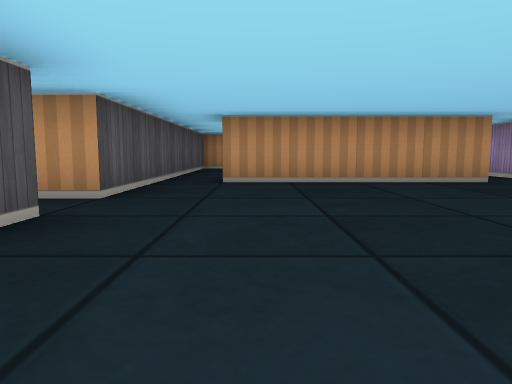
[1] (above)

19 first-person views from a walk through a cub3D ray-caster map. The camera is about half as high as the walls, tilts 6° down and sees 70° across. The floor is counted in squares. Each view is taken from the middle of a square. On the plan, view 1 faces up. The plan holds only what a view shows up to about 9 squares ahead; the rest is blank.

[2]
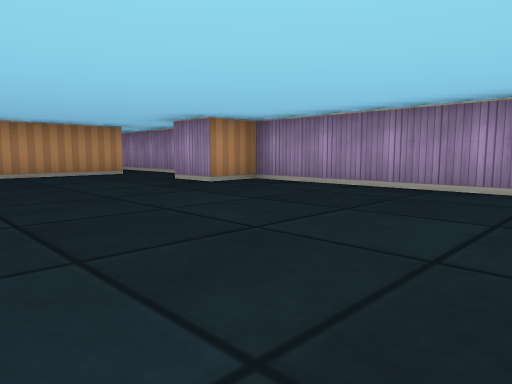

[3]
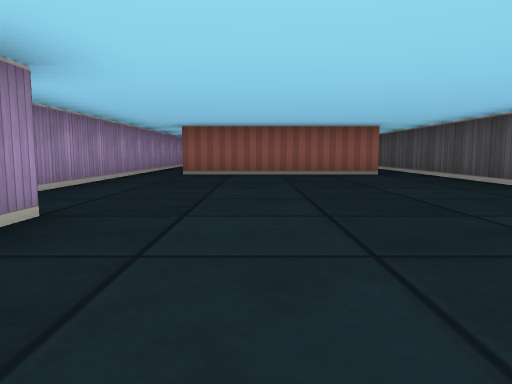

[4]
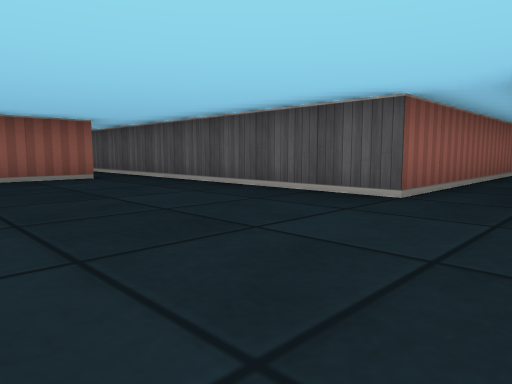

[5]
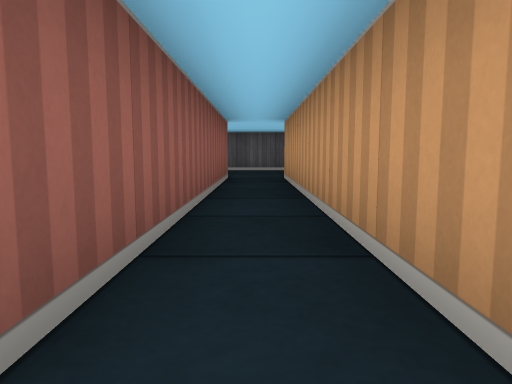

[6]
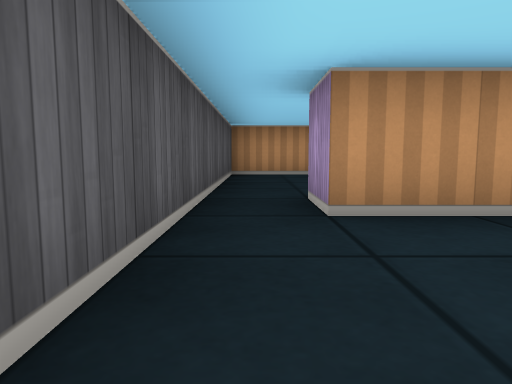

[7]
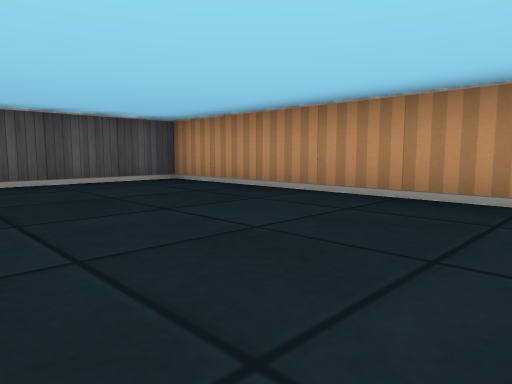

[8]
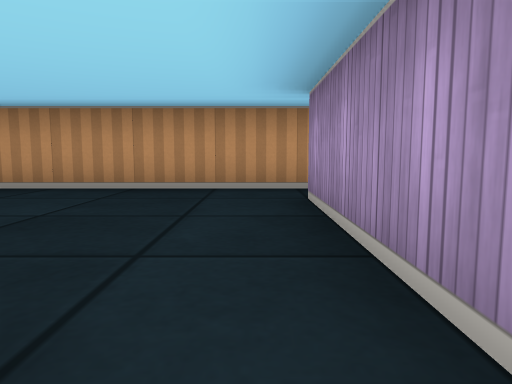

[9]
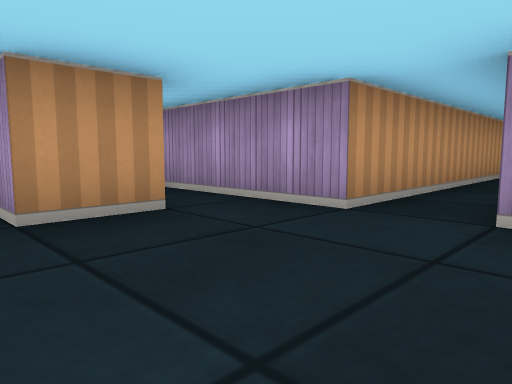

[10]
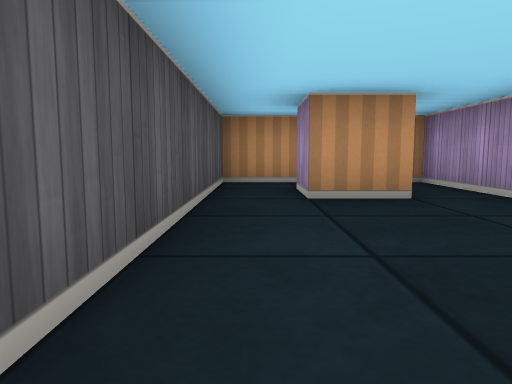

[11]
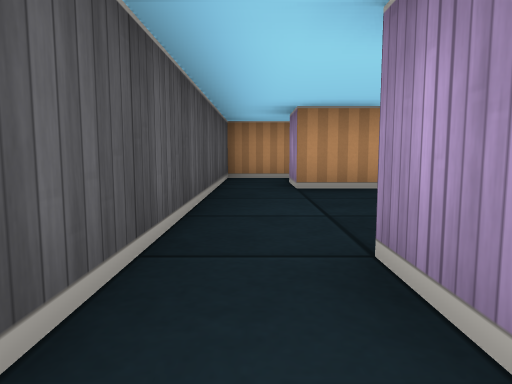

[12]
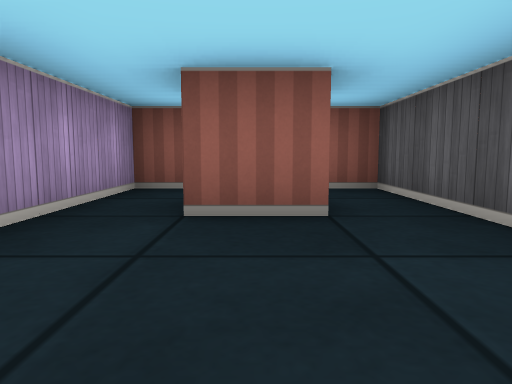

[13]
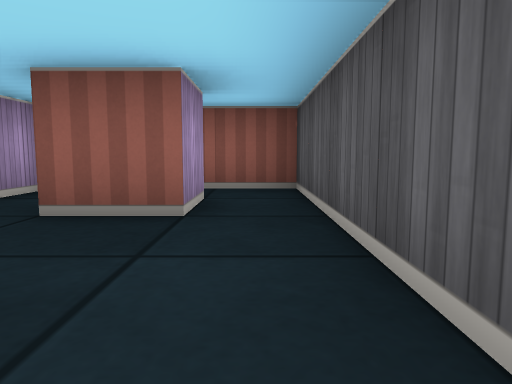

[14]
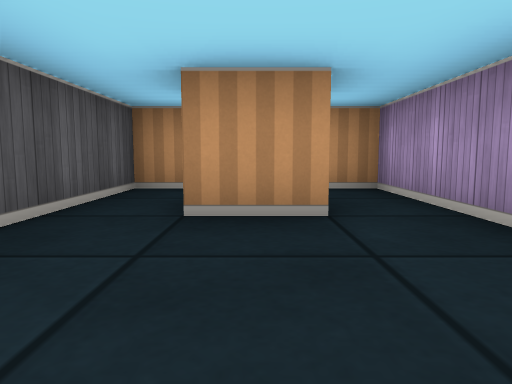

[15]
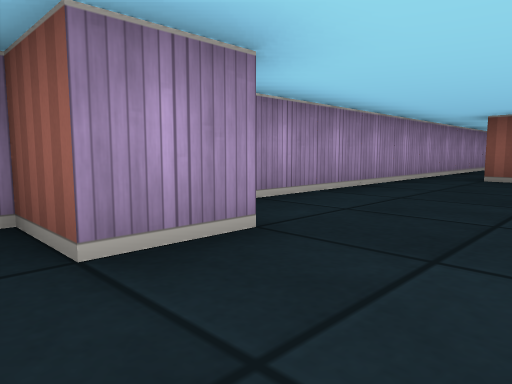

[16]
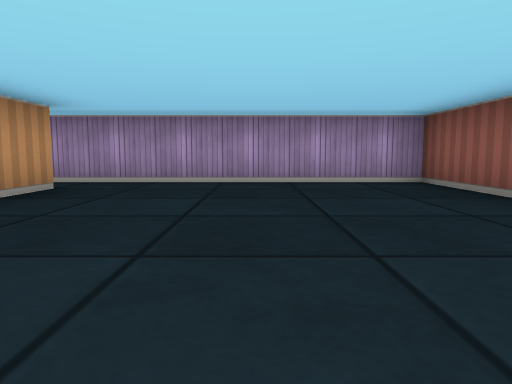

[17]
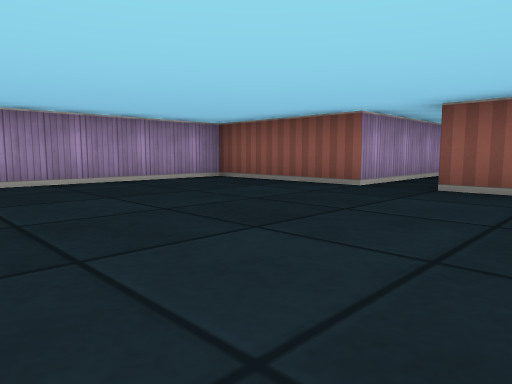

[18]
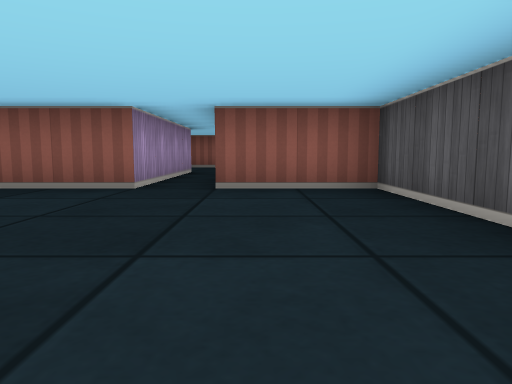

[19]
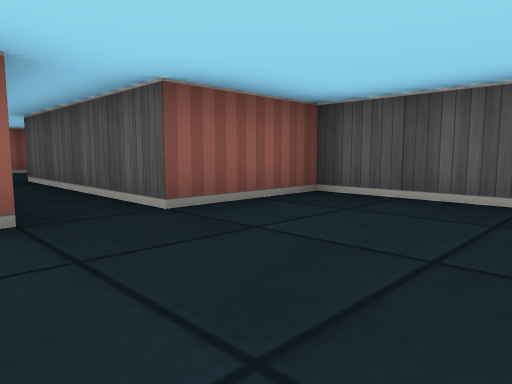

### Floor plan
Points are (right, up) in squares from view 1. A wall is a line through its corners. A room is listed if a view was taken in it or the views show most of it. See-through windows are left out.
Room 1 (views 1, 2, 3, 4, 5, 6, 15)
walls: (-1.5, 5.5) (-1.5, 3.5) (-7.5, 3.5); (3.6, 5.5) (-0.5, 5.5); (-0.6, -2.5) (3.5, -2.5); (4.5, -2.5) (4.5, 2.5) (3.5, 2.5) (3.5, 3.5) (4.5, 3.5) (4.5, 5.5); (-7.5, 2.5) (-1.5, 2.5) (-1.5, -2.5)
ways out: opening at (-1, 6) to room 2; opening at (4, 6) to room 2; opening at (-7, 3) to room 3; opening at (-1, -3) to room 4; opening at (4, -3) to room 4
Room 2 (views 7, 8)
walls: (-0.5, 5.5) (-0.5, 6.5); (4.5, 5.5) (4.5, 9.5); (4.8, 10.5) (-1.5, 10.5) (-1.5, 5.5)
ways out: opening at (-1, 6) to room 1; opening at (4, 6) to room 1; opening at (5, 10)
Room 3 (views 9, 10, 11, 12, 13, 14)
walls: (-7.5, 3.5) (-7.5, 6.5) (-10.5, 6.5) (-10.5, -0.5) (-7.5, -0.5) (-7.5, 2.5); (-8.4, 4.5) (-9.5, 4.5) (-9.5, 5.5); (-9.5, 0.5) (-9.5, 1.5) (-8.5, 1.5)
ways out: opening at (-7, 3) to room 1
Room 4 (views 16, 17, 18, 19)
walls: (3.5, -3.5) (2.5, -3.5); (-1.5, -2.5) (-1.5, -8.5) (0.5, -8.5) (0.5, -12.5); (1.5, -12.5) (1.5, -8.5) (4.5, -8.5) (4.5, -2.5)
ways out: opening at (-1, -3) to room 1; opening at (4, -3) to room 1; opening at (1, -12)

Positions as (right, up) in squares from view 1, and headings:
1: (0, 0), facing up
2: (0, -2), facing up-right
3: (2, 5), facing down
4: (2, 4), facing down-left
5: (-1, 3), facing left
6: (-1, 3), facing up
7: (4, 7), facing up-left
8: (4, 6), facing up
9: (-10, 2), facing up-right
10: (-10, 1), facing up
11: (-10, 0), facing up
12: (-9, 4), facing down
13: (-10, 4), facing down
14: (-9, 2), facing up
15: (2, 4), facing down-right
16: (-1, -6), facing right
17: (-1, -4), facing down-right
18: (0, -4), facing down
19: (2, -6), facing down-left
